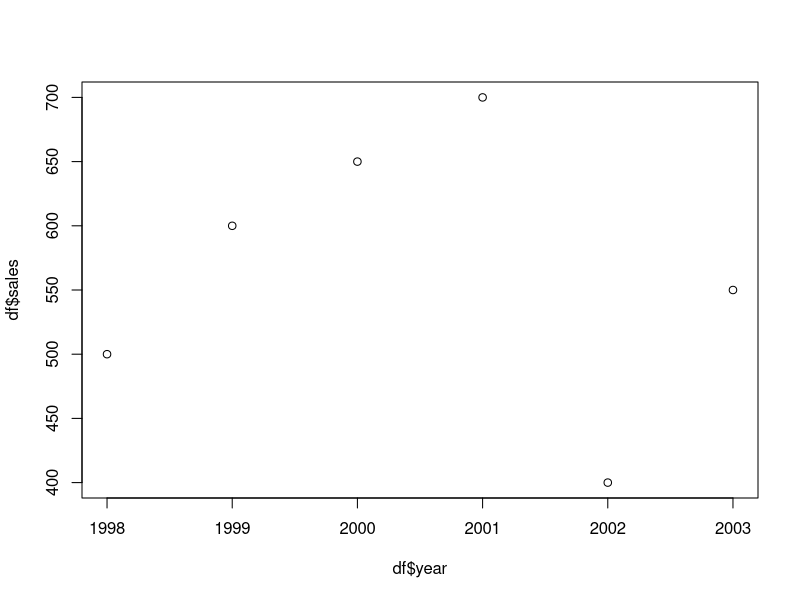
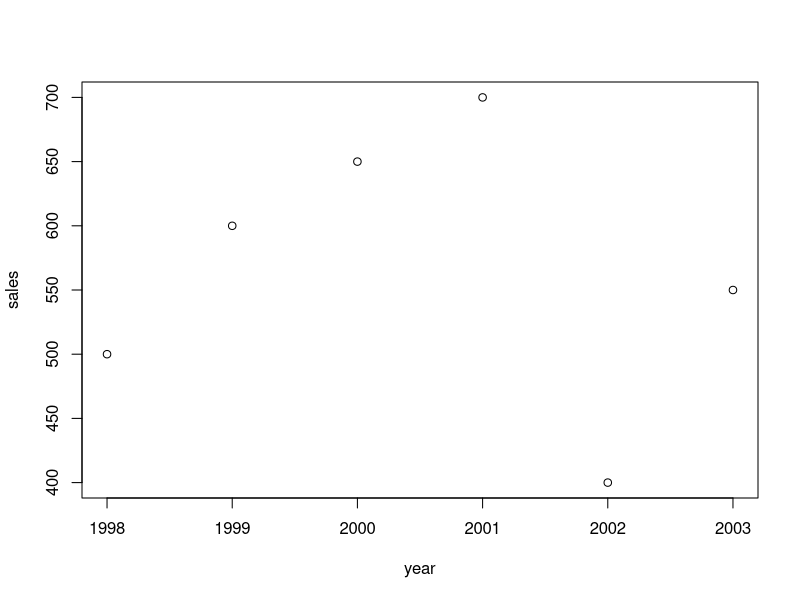
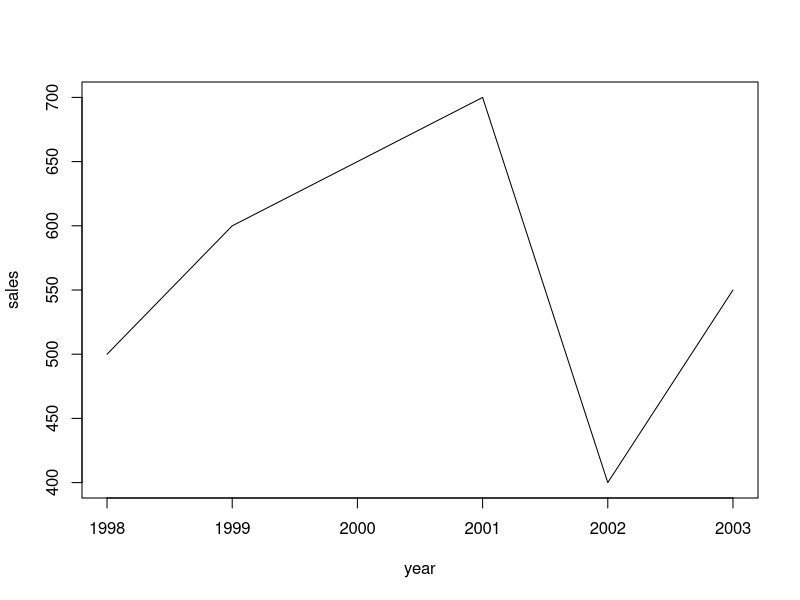
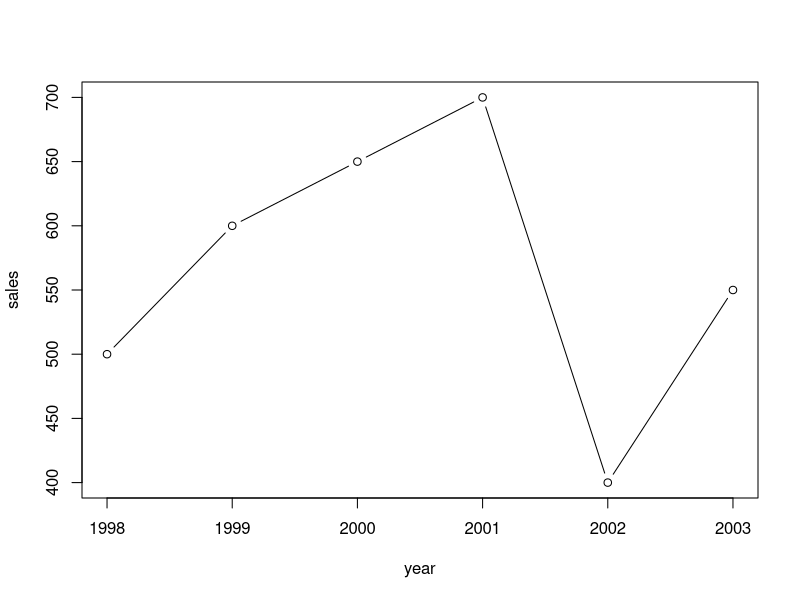
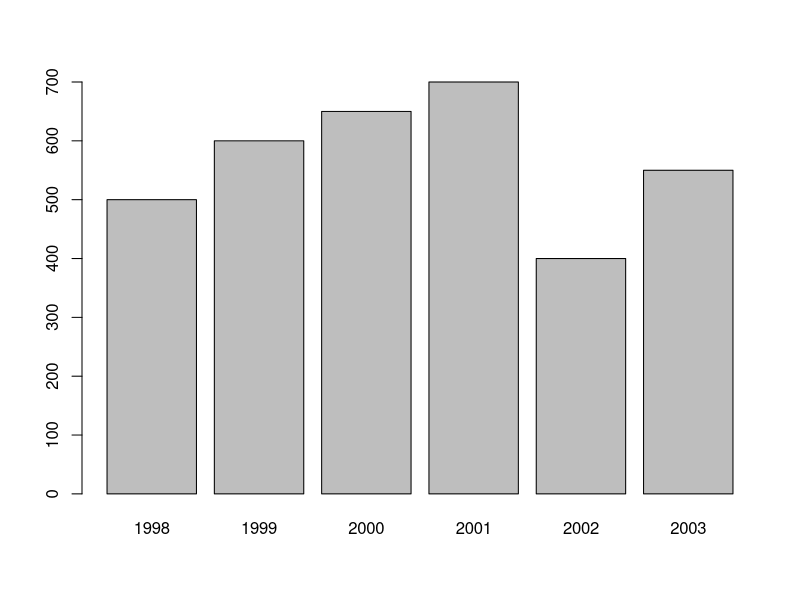
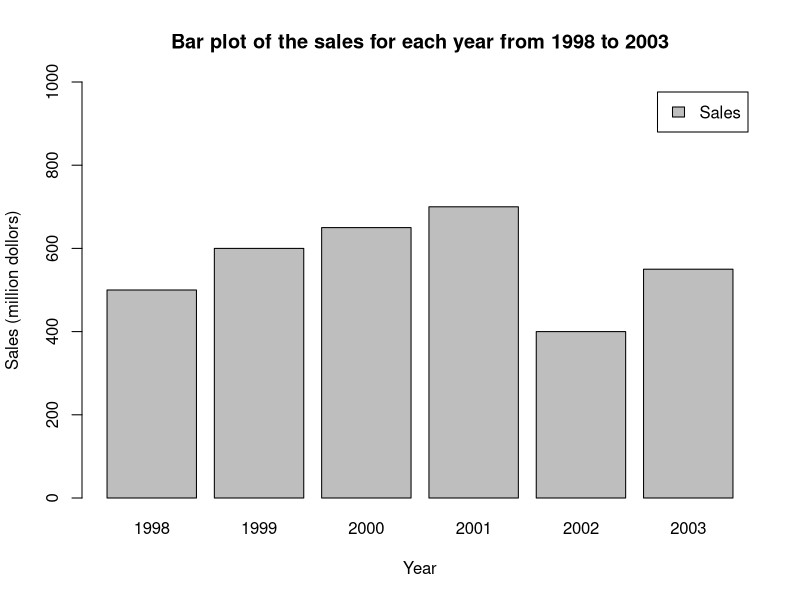
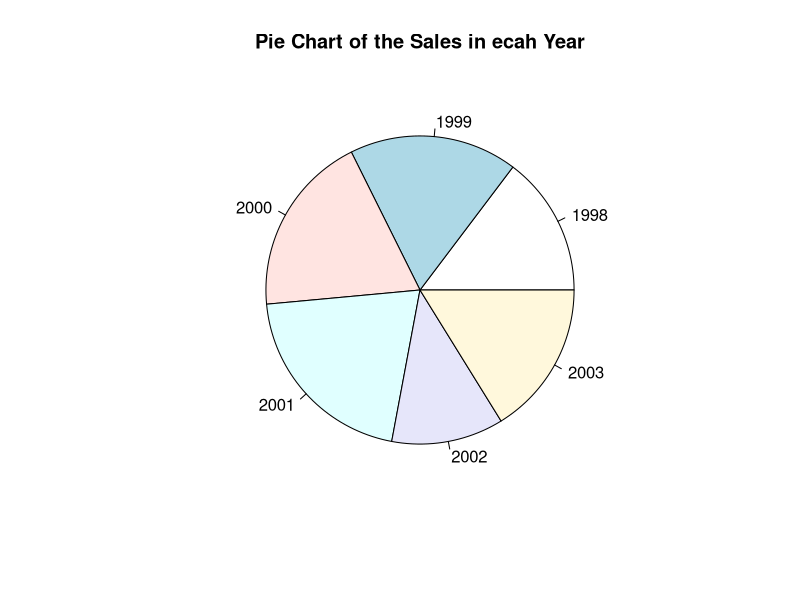
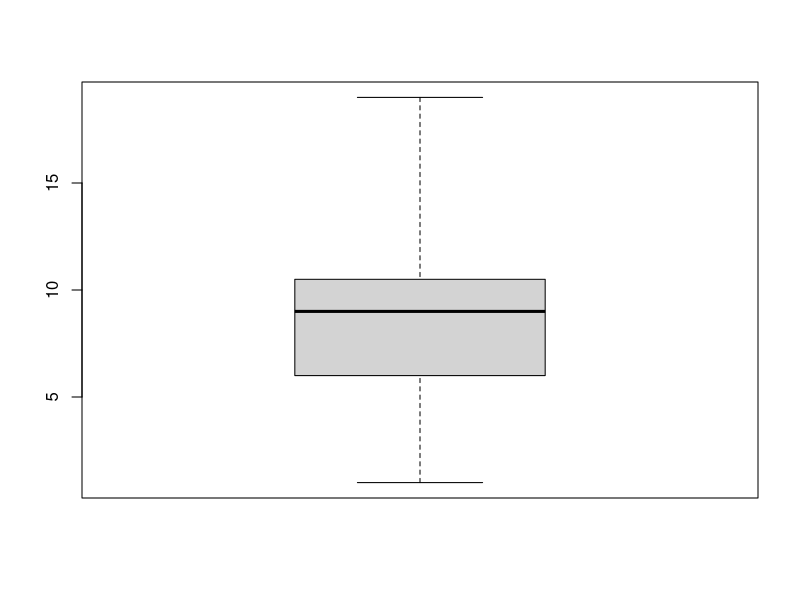

Write R code to recreate these figures, in order.
## ---- chunk 1
year <- c(1998:2003) # create variable year
sales <- c(500, 600, 650, 700, 400, 550) # create variable sales
df <- data.frame(year, sales) # combine the variables into one data frame called df
plot(df$year, df$sales) # with first as x, and second as y
## ---- chunk 2
plot(sales ~ year, data = df) # you have to specify the name of the data frame here
## ---- chunk 3
plot(sales ~ year, data = df,
     type = 'l') # type indicates the line type with l
## ---- chunk 4
plot(sales ~ year, data = df,
     type = 'b') # b for both line and pint
## ---- chunk 5
barplot(df$sales,
        names.arg = df$year) # names.org indicates the vector of names to be plotted under each bar
## ---- chunk 6
barplot(df$sales,
        names.arg = df$year,
        main = 'Bar plot of the sales for each year from 1998 to 2003', # add title for the plot
        xlab = 'Year', # add label tag for the x-axis
        ylab = 'Sales (million dollors)',  # add label for the y-axis
        ylim = c(0, 1000), # set the range of y axis, you could set the range of x axis with xlim
        legend = 'Sales') # add lengend name
## ---- chunk 7
pie(df$sales, # value for each piece
    labels = df$year, # label for each piece
    main="Pie Chart of the Sales in ecah Year")
## ---- chunk 8
t <- c(1, 5, 10, 7, 8, 10, 11, 19)
boxplot(t, range = 0) # set range = 0 makes the whiskers reach the samllest and largest values in the dataset
## ---- chunk 9
t <- c(1, 5, 10, 7, 8, 10, 11, 19)
boxplot(t, range = 1) # set range = 1 makes the the whiskers extend to the most extreme data point which is no more than range times the interquartile range from the box
## ---- chunk 10
plot(sales ~ year, data = df,
     type = 'b',
     col = 'YellowGreen') # specify the name of the color
## ---- chunk 11
barplot(df$sales,
        names.arg = df$year,
        main = 'Bar plot of the sales for each year from 1998 to 2003', 
        xlab = 'Year', 
        ylab = 'Sales (million dollors)',  
        legend = 'Sales',
        col = '#009999') # use the hexadecimal color code, you need to start it with the hash tag
